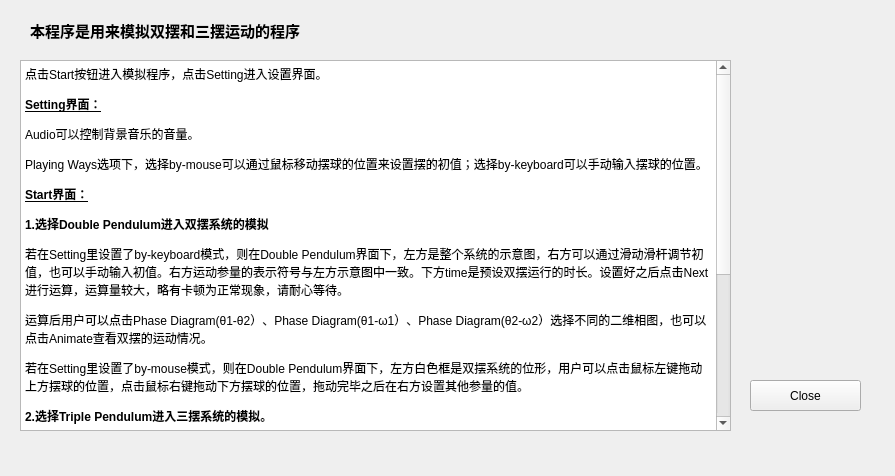
<?xml version="1.0" encoding="UTF-8"?>
<ui version="4.0">
 <class>Help</class>
 <widget class="QWidget" name="Help">
  <property name="geometry">
   <rect>
    <x>0</x>
    <y>0</y>
    <width>895</width>
    <height>476</height>
   </rect>
  </property>
  <property name="windowTitle">
   <string>Form</string>
  </property>
  <widget class="QLabel" name="label_2">
   <property name="geometry">
    <rect>
     <x>30</x>
     <y>10</y>
     <width>361</width>
     <height>41</height>
    </rect>
   </property>
   <property name="autoFillBackground">
    <bool>false</bool>
   </property>
   <property name="text">
    <string>&lt;html&gt;&lt;head/&gt;&lt;body&gt;&lt;p&gt;&lt;span style=&quot; font-size:11pt; font-weight:600;&quot;&gt;本程序是用来模拟双摆和三摆运动的程序&lt;/span&gt;&lt;/p&gt;&lt;/body&gt;&lt;/html&gt;</string>
   </property>
   <property name="textFormat">
    <enum>Qt::RichText</enum>
   </property>
   <property name="wordWrap">
    <bool>true</bool>
   </property>
  </widget>
  <widget class="QLabel" name="label">
   <property name="geometry">
    <rect>
     <x>750</x>
     <y>20</y>
     <width>120</width>
     <height>120</height>
    </rect>
   </property>
   <property name="styleSheet">
    <string notr="true">border-image: url(:/new/prefix1/images/chaos-theory-250.png);</string>
   </property>
   <property name="text">
    <string/>
   </property>
  </widget>
  <widget class="QPushButton" name="pushButton">
   <property name="geometry">
    <rect>
     <x>750</x>
     <y>380</y>
     <width>111</width>
     <height>31</height>
    </rect>
   </property>
   <property name="text">
    <string>Close</string>
   </property>
  </widget>
  <widget class="QTextBrowser" name="textBrowser">
   <property name="geometry">
    <rect>
     <x>20</x>
     <y>60</y>
     <width>711</width>
     <height>371</height>
    </rect>
   </property>
   <property name="html">
    <string>&lt;!DOCTYPE HTML PUBLIC &quot;-//W3C//DTD HTML 4.0//EN&quot; &quot;http://www.w3.org/TR/REC-html40/strict.dtd&quot;&gt;
&lt;html&gt;&lt;head&gt;&lt;meta name=&quot;qrichtext&quot; content=&quot;1&quot; /&gt;&lt;style type=&quot;text/css&quot;&gt;
p, li { white-space: pre-wrap; }
&lt;/style&gt;&lt;/head&gt;&lt;body style=&quot; font-family:'SimSun'; font-size:9pt; font-weight:400; font-style:normal;&quot;&gt;
&lt;p style=&quot; margin-top:12px; margin-bottom:12px; margin-left:0px; margin-right:0px; -qt-block-indent:0; text-indent:0px;&quot;&gt;点击Start按钮进入模拟程序，点击Setting进入设置界面。&lt;/p&gt;
&lt;p align=&quot;justify&quot; style=&quot; margin-top:12px; margin-bottom:12px; margin-left:0px; margin-right:0px; -qt-block-indent:0; text-indent:0px;&quot;&gt;&lt;span style=&quot; font-weight:600; text-decoration: underline;&quot;&gt;Setting界面：&lt;/span&gt;&lt;/p&gt;
&lt;p align=&quot;justify&quot; style=&quot; margin-top:12px; margin-bottom:12px; margin-left:0px; margin-right:0px; -qt-block-indent:0; text-indent:0px;&quot;&gt;Audio可以控制背景音乐的音量。&lt;/p&gt;
&lt;p align=&quot;justify&quot; style=&quot; margin-top:12px; margin-bottom:12px; margin-left:0px; margin-right:0px; -qt-block-indent:0; text-indent:0px;&quot;&gt;Playing Ways选项下，选择by-mouse可以通过鼠标移动摆球的位置来设置摆的初值；选择by-keyboard可以手动输入摆球的位置。&lt;/p&gt;
&lt;p style=&quot; margin-top:12px; margin-bottom:12px; margin-left:0px; margin-right:0px; -qt-block-indent:0; text-indent:0px;&quot;&gt;&lt;span style=&quot; font-weight:600; text-decoration: underline;&quot;&gt;Start界面：&lt;/span&gt;&lt;/p&gt;
&lt;p style=&quot; margin-top:12px; margin-bottom:12px; margin-left:0px; margin-right:0px; -qt-block-indent:0; text-indent:0px;&quot;&gt;&lt;span style=&quot; font-weight:600;&quot;&gt;1.选择Double Pendulum进入双摆系统的模拟&lt;/span&gt;&lt;/p&gt;
&lt;p style=&quot; margin-top:12px; margin-bottom:12px; margin-left:0px; margin-right:0px; -qt-block-indent:0; text-indent:0px;&quot;&gt;若在Setting里设置了by-keyboard模式，则在Double Pendulum界面下，左方是整个系统的示意图，右方可以通过滑动滑杆调节初值，也可以手动输入初值。右方运动参量的表示符号与左方示意图中一致。下方time是预设双摆运行的时长。设置好之后点击Next进行运算，运算量较大，略有卡顿为正常现象，请耐心等待。&lt;/p&gt;
&lt;p style=&quot; margin-top:12px; margin-bottom:12px; margin-left:0px; margin-right:0px; -qt-block-indent:0; text-indent:0px;&quot;&gt;运算后用户可以点击Phase Diagram(θ1-θ2）、Phase Diagram(θ1-ω1）、Phase Diagram(θ2-ω2）选择不同的二维相图，也可以点击Animate查看双摆的运动情况。&lt;/p&gt;
&lt;p style=&quot; margin-top:12px; margin-bottom:12px; margin-left:0px; margin-right:0px; -qt-block-indent:0; text-indent:0px;&quot;&gt;若在Setting里设置了by-mouse模式，则在Double Pendulum界面下，左方白色框是双摆系统的位形，用户可以点击鼠标左键拖动上方摆球的位置，点击鼠标右键拖动下方摆球的位置，拖动完毕之后在右方设置其他参量的值。&lt;/p&gt;
&lt;p style=&quot; margin-top:12px; margin-bottom:12px; margin-left:0px; margin-right:0px; -qt-block-indent:0; text-indent:0px;&quot;&gt;&lt;span style=&quot; font-weight:600;&quot;&gt;2.选择Triple Pendulum进入三摆系统的模拟。&lt;/span&gt;&lt;/p&gt;
&lt;p style=&quot; margin-top:12px; margin-bottom:12px; margin-left:0px; margin-right:0px; -qt-block-indent:0; text-indent:0px;&quot;&gt;在Triple Pendulum界面下，左方是整个系统的示意图，右方可以通过滑动滑杆调节初值，也可以手动输入初值。右方运动参量的表示符号与左方示意图中一致。中部time是预设双摆运行的时长。设置好之后点击Next进行运算，运算量较双摆更大，卡顿为正常现象，请更加耐心地等待。运算后用户可以点击Animate查看三摆的运动情况。&lt;/p&gt;
&lt;p style=&quot; margin-top:12px; margin-bottom:12px; margin-left:0px; margin-right:0px; -qt-block-indent:0; text-indent:0px;&quot;&gt;若在Setting里设置了by-mouse模式，则在Triple Pendulum界面下，左方白色框是双摆系统的位形，用户可以点击鼠标左键拖动上方摆球的位置，点击鼠标中间滚轮键拖动中间摆球的位置，点击鼠标右键拖动下方摆球的位置，拖动完毕之后在右方设置其他参量的值。&lt;/p&gt;
&lt;p style=&quot; margin-top:12px; margin-bottom:12px; margin-left:0px; margin-right:0px; -qt-block-indent:0; text-indent:0px;&quot;&gt;&lt;span style=&quot; font-weight:600; text-decoration: underline;&quot;&gt;关于Save与Load功能：&lt;/span&gt;&lt;/p&gt;
&lt;p style=&quot; margin-top:12px; margin-bottom:12px; margin-left:0px; margin-right:0px; -qt-block-indent:0; text-indent:0px;&quot;&gt;本程序中的Save和Load功能用来储存和重新载入上次模拟的结果，具体方法如下：&lt;br /&gt;1. 在Double/Triple Pendulum界面之下选好初值之后，点击Next进行运算。&lt;br /&gt;2. 运算之后点击运行Animate观看动画。&lt;br /&gt;3. 在动画演示的任何时刻按下S键暂停演示，此刻若想保存，点击右上角小齿轮中的Save Double/Triple 进行保存。&lt;br /&gt;4. 保存后可以点击主界面的Load进行加载，加载后直接从上次暂停的位置开始运动。 &lt;/p&gt;&lt;/body&gt;&lt;/html&gt;</string>
   </property>
  </widget>
 </widget>
 <resources/>
 <connections>
  <connection>
   <sender>pushButton</sender>
   <signal>clicked()</signal>
   <receiver>Help</receiver>
   <slot>close()</slot>
   <hints>
    <hint type="sourcelabel">
     <x>807</x>
     <y>480</y>
    </hint>
    <hint type="destinationlabel">
     <x>811</x>
     <y>612</y>
    </hint>
   </hints>
  </connection>
 </connections>
</ui>
